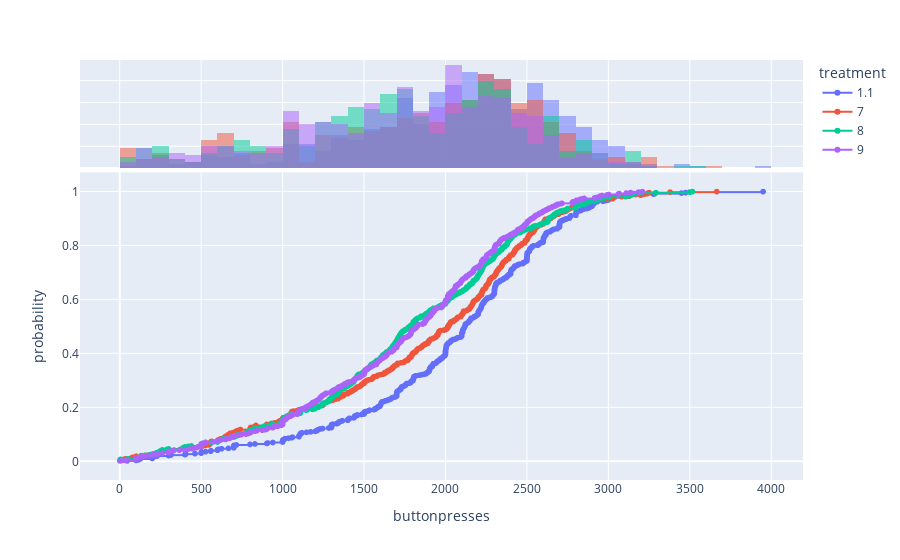

Write notebook code for a chart like this one.
### Code cell
nwdf = df.loc[(df['treatment']== "1.1") | (df['treatment']== "7") | (df['treatment']== "8")|(df['treatment']== "9")]#可以重複寫
fig = px.ecdf(nwdf, x="buttonpresses",color="treatment", markers=True, marginal="histogram")
fig.show()

### Figure 1 — Plotly figure (JSON) as saved in the notebook; plotly's stock layout.template omitted (floating-point values rounded to 4 significant figures; data arrays with more than 128 entries replaced by an {"elided": "..."} marker saying what was removed)
{"data": [{"hovertemplate": "treatment=1.1<br>buttonpresses=%{x}<br>probability=%{y}<extra></extra>", "legendgroup": "1.1", "line": {"dash": "solid", "shape": "hv"}, "marker": {"color": "#636efa", "symbol": "circle"}, "mode": "markers+lines", "name": "1.1", "showlegend": true, "type": "scattergl", "x": {"elided": "558 float values"}, "xaxis": "x", "y": {"elided": "558 float values"}, "yaxis": "y"}, {"alignmentgroup": "True", "bingroup": "x", "hovertemplate": "treatment=1.1<br>buttonpresses=%{x}<br>count=%{y}<extra></extra>", "legendgroup": "1.1", "marker": {"color": "#636efa"}, "name": "1.1", "offsetgroup": "1.1", "opacity": 0.5, "showlegend": false, "type": "histogram", "x": {"elided": "558 float values"}, "xaxis": "x2", "yaxis": "y2"}, {"hovertemplate": "treatment=7<br>buttonpresses=%{x}<br>probability=%{y}<extra></extra>", "legendgroup": "7", "line": {"dash": "solid", "shape": "hv"}, "marker": {"color": "#EF553B", "symbol": "circle"}, "mode": "markers+lines", "name": "7", "showlegend": true, "type": "scattergl", "x": {"elided": "526 float values"}, "xaxis": "x", "y": {"elided": "526 float values"}, "yaxis": "y"}, {"alignmentgroup": "True", "bingroup": "x", "hovertemplate": "treatment=7<br>buttonpresses=%{x}<br>count=%{y}<extra></extra>", "legendgroup": "7", "marker": {"color": "#EF553B"}, "name": "7", "offsetgroup": "7", "opacity": 0.5, "showlegend": false, "type": "histogram", "x": {"elided": "526 float values"}, "xaxis": "x2", "yaxis": "y2"}, {"hovertemplate": "treatment=8<br>buttonpresses=%{x}<br>probability=%{y}<extra></extra>", "legendgroup": "8", "line": {"dash": "solid", "shape": "hv"}, "marker": {"color": "#00cc96", "symbol": "circle"}, "mode": "markers+lines", "name": "8", "showlegend": true, "type": "scattergl", "x": {"elided": "543 float values"}, "xaxis": "x", "y": {"elided": "543 float values"}, "yaxis": "y"}, {"alignmentgroup": "True", "bingroup": "x", "hovertemplate": "treatment=8<br>buttonpresses=%{x}<br>count=%{y}<extra></extra>", "legendgroup": "8", "marker": {"color": "#00cc96"}, "name": "8", "offsetgroup": "8", "opacity": 0.5, "showlegend": false, "type": "histogram", "x": {"elided": "543 float values"}, "xaxis": "x2", "yaxis": "y2"}, {"hovertemplate": "treatment=9<br>buttonpresses=%{x}<br>probability=%{y}<extra></extra>", "legendgroup": "9", "line": {"dash": "solid", "shape": "hv"}, "marker": {"color": "#ab63fa", "symbol": "circle"}, "mode": "markers+lines", "name": "9", "showlegend": true, "type": "scattergl", "x": {"elided": "554 float values"}, "xaxis": "x", "y": {"elided": "554 float values"}, "yaxis": "y"}, {"alignmentgroup": "True", "bingroup": "x", "hovertemplate": "treatment=9<br>buttonpresses=%{x}<br>count=%{y}<extra></extra>", "legendgroup": "9", "marker": {"color": "#ab63fa"}, "name": "9", "offsetgroup": "9", "opacity": 0.5, "showlegend": false, "type": "histogram", "x": {"elided": "554 float values"}, "xaxis": "x2", "yaxis": "y2"}], "layout": {"barmode": "overlay", "legend": {"title": {"text": "treatment"}, "tracegroupgap": 0}, "margin": {"t": 60}, "xaxis": {"anchor": "y", "domain": [0, 1], "title": {"text": "buttonpresses"}}, "xaxis2": {"anchor": "y2", "domain": [0, 1], "matches": "x", "showgrid": true, "showticklabels": false}, "yaxis": {"anchor": "x", "domain": [0, 0.7326], "title": {"text": "probability"}}, "yaxis2": {"anchor": "x2", "domain": [0.7426, 1], "matches": "y2", "showgrid": true, "showline": false, "showticklabels": false, "ticks": ""}}}
